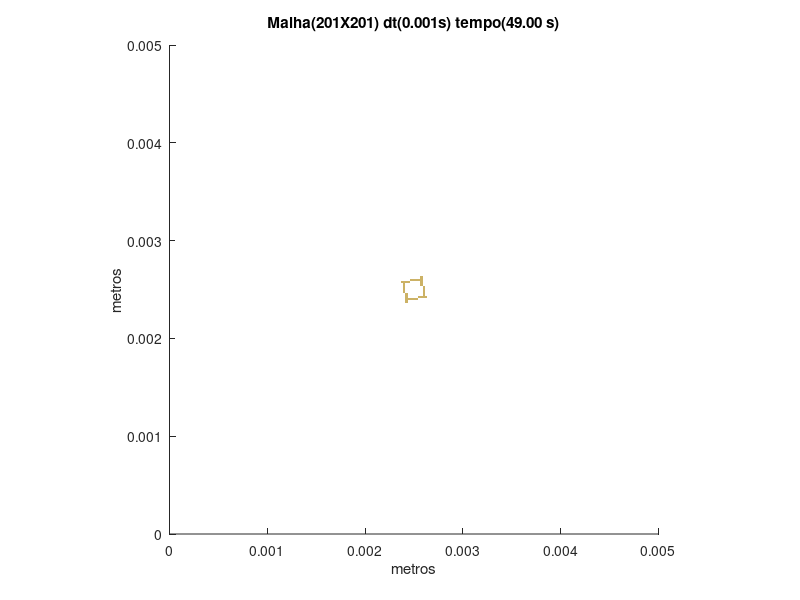

Reproduce this figure in MATLAB.
set (gca,'PlotBoxAspectRatio',[1 1 1],'Xlim',[0,0.005],'Ylim',[0,0.005])
hold on
title('Malha(201X201) dt(0.001s) tempo(49.00 s)')
hold on
ylabel('metros')
hold on
xlabel('metros')
hold on

fill([0.00241293532338308 0.00241293532338308 0.00243781094527363 0.00243781094527363],[0.00236318407960199 0.00238805970149254 0.00238805970149254 0.00236318407960199],[0.8,0.7,0.4],'LineStyle','none')

fill([0.00241293532338308 0.00241293532338308 0.00243781094527363 0.00243781094527363],[0.00238805970149254 0.00241293532338308 0.00241293532338308 0.00238805970149254],[0.8,0.7,0.4],'LineStyle','none')

fill([0.00243781094527363 0.00243781094527363 0.00246268656716418 0.00246268656716418],[0.00238805970149254 0.00241293532338308 0.00241293532338308 0.00238805970149254],[0.8,0.7,0.4],'LineStyle','none')

fill([0.00246268656716418 0.00246268656716418 0.00248756218905473 0.00248756218905473],[0.00238805970149254 0.00241293532338308 0.00241293532338308 0.00238805970149254],[0.8,0.7,0.4],'LineStyle','none')

fill([0.00248756218905473 0.00248756218905473 0.00251243781094527 0.00251243781094527],[0.00238805970149254 0.00241293532338308 0.00241293532338308 0.00238805970149254],[0.8,0.7,0.4],'LineStyle','none')

fill([0.00251243781094527 0.00251243781094527 0.00253731343283582 0.00253731343283582],[0.00238805970149254 0.00241293532338308 0.00241293532338308 0.00238805970149254],[0.8,0.7,0.4],'LineStyle','none')

fill([0.00241293532338308 0.00241293532338308 0.00243781094527363 0.00243781094527363],[0.00241293532338308 0.00243781094527363 0.00243781094527363 0.00241293532338308],[0.8,0.7,0.4],'LineStyle','none')

fill([0.00253731343283582 0.00253731343283582 0.00256218905472637 0.00256218905472637],[0.00241293532338308 0.00243781094527363 0.00243781094527363 0.00241293532338308],[0.8,0.7,0.4],'LineStyle','none')

fill([0.00256218905472637 0.00256218905472637 0.00258706467661692 0.00258706467661692],[0.00241293532338308 0.00243781094527363 0.00243781094527363 0.00241293532338308],[0.8,0.7,0.4],'LineStyle','none')

fill([0.00258706467661692 0.00258706467661692 0.00261194029850746 0.00261194029850746],[0.00241293532338308 0.00243781094527363 0.00243781094527363 0.00241293532338308],[0.8,0.7,0.4],'LineStyle','none')

fill([0.00261194029850746 0.00261194029850746 0.00263681592039801 0.00263681592039801],[0.00241293532338308 0.00243781094527363 0.00243781094527363 0.00241293532338308],[0.8,0.7,0.4],'LineStyle','none')

fill([0.00241293532338308 0.00241293532338308 0.00243781094527363 0.00243781094527363],[0.00243781094527363 0.00246268656716418 0.00246268656716418 0.00243781094527363],[0.8,0.7,0.4],'LineStyle','none')

fill([0.00258706467661692 0.00258706467661692 0.00261194029850746 0.00261194029850746],[0.00243781094527363 0.00246268656716418 0.00246268656716418 0.00243781094527363],[0.8,0.7,0.4],'LineStyle','none')

fill([0.00238805970149254 0.00238805970149254 0.00241293532338308 0.00241293532338308],[0.00246268656716418 0.00248756218905473 0.00248756218905473 0.00246268656716418],[0.8,0.7,0.4],'LineStyle','none')

fill([0.00258706467661692 0.00258706467661692 0.00261194029850746 0.00261194029850746],[0.00246268656716418 0.00248756218905473 0.00248756218905473 0.00246268656716418],[0.8,0.7,0.4],'LineStyle','none')

fill([0.00238805970149254 0.00238805970149254 0.00241293532338308 0.00241293532338308],[0.00248756218905473 0.00251243781094527 0.00251243781094527 0.00248756218905473],[0.8,0.7,0.4],'LineStyle','none')

fill([0.00258706467661692 0.00258706467661692 0.00261194029850746 0.00261194029850746],[0.00248756218905473 0.00251243781094527 0.00251243781094527 0.00248756218905473],[0.8,0.7,0.4],'LineStyle','none')

fill([0.00238805970149254 0.00238805970149254 0.00241293532338308 0.00241293532338308],[0.00251243781094527 0.00253731343283582 0.00253731343283582 0.00251243781094527],[0.8,0.7,0.4],'LineStyle','none')

fill([0.00258706467661692 0.00258706467661692 0.00261194029850746 0.00261194029850746],[0.00251243781094527 0.00253731343283582 0.00253731343283582 0.00251243781094527],[0.8,0.7,0.4],'LineStyle','none')

fill([0.00238805970149254 0.00238805970149254 0.00241293532338308 0.00241293532338308],[0.00253731343283582 0.00256218905472637 0.00256218905472637 0.00253731343283582],[0.8,0.7,0.4],'LineStyle','none')

fill([0.00256218905472637 0.00256218905472637 0.00258706467661692 0.00258706467661692],[0.00253731343283582 0.00256218905472637 0.00256218905472637 0.00253731343283582],[0.8,0.7,0.4],'LineStyle','none')

fill([0.00236318407960199 0.00236318407960199 0.00238805970149254 0.00238805970149254],[0.00256218905472637 0.00258706467661692 0.00258706467661692 0.00256218905472637],[0.8,0.7,0.4],'LineStyle','none')

fill([0.00238805970149254 0.00238805970149254 0.00241293532338308 0.00241293532338308],[0.00256218905472637 0.00258706467661692 0.00258706467661692 0.00256218905472637],[0.8,0.7,0.4],'LineStyle','none')

fill([0.00241293532338308 0.00241293532338308 0.00243781094527363 0.00243781094527363],[0.00256218905472637 0.00258706467661692 0.00258706467661692 0.00256218905472637],[0.8,0.7,0.4],'LineStyle','none')

fill([0.00243781094527363 0.00243781094527363 0.00246268656716418 0.00246268656716418],[0.00256218905472637 0.00258706467661692 0.00258706467661692 0.00256218905472637],[0.8,0.7,0.4],'LineStyle','none')

fill([0.00256218905472637 0.00256218905472637 0.00258706467661692 0.00258706467661692],[0.00256218905472637 0.00258706467661692 0.00258706467661692 0.00256218905472637],[0.8,0.7,0.4],'LineStyle','none')

fill([0.00246268656716418 0.00246268656716418 0.00248756218905473 0.00248756218905473],[0.00258706467661692 0.00261194029850746 0.00261194029850746 0.00258706467661692],[0.8,0.7,0.4],'LineStyle','none')

fill([0.00248756218905473 0.00248756218905473 0.00251243781094527 0.00251243781094527],[0.00258706467661692 0.00261194029850746 0.00261194029850746 0.00258706467661692],[0.8,0.7,0.4],'LineStyle','none')

fill([0.00251243781094527 0.00251243781094527 0.00253731343283582 0.00253731343283582],[0.00258706467661692 0.00261194029850746 0.00261194029850746 0.00258706467661692],[0.8,0.7,0.4],'LineStyle','none')

fill([0.00253731343283582 0.00253731343283582 0.00256218905472637 0.00256218905472637],[0.00258706467661692 0.00261194029850746 0.00261194029850746 0.00258706467661692],[0.8,0.7,0.4],'LineStyle','none')

fill([0.00256218905472637 0.00256218905472637 0.00258706467661692 0.00258706467661692],[0.00258706467661692 0.00261194029850746 0.00261194029850746 0.00258706467661692],[0.8,0.7,0.4],'LineStyle','none')

fill([0.00256218905472637 0.00256218905472637 0.00258706467661692 0.00258706467661692],[0.00261194029850746 0.00263681592039801 0.00263681592039801 0.00261194029850746],[0.8,0.7,0.4],'LineStyle','none')
